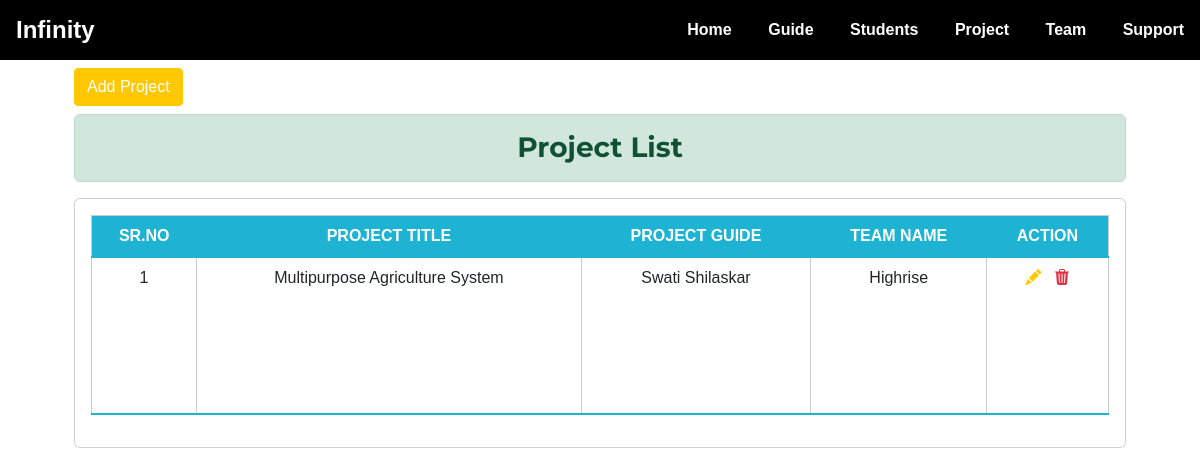
The app's page /project/ with its own data.
### project/models.py (models this page shows, shortened)
class Project(models.Model):
    project_title = models.CharField(max_length=300)
    project_desc = models.TextField(max_length=1000)
    project_guide = models.ForeignKey(Guide, on_delete=models.CASCADE)
    team_name = models.ForeignKey(Team, on_delete=models.CASCADE)

### guide/models.py (models this page shows)
class Guide(models.Model):
    guide_name = models.CharField(max_length=200)
    guide_department = models.CharField(
        max_length=200, choices=DEPARTMENT)
    guide_email = models.EmailField()
    guide_mobile = models.CharField(max_length=20)
    guide_specilization = models.CharField(
        max_length=50, choices=SPECIALIZATION)
    def __str__(self):
        return self.guide_name

### team/models.py (models this page shows)
class Team(models.Model):
    team_name = models.CharField(max_length=200)
    member1 = models.ForeignKey(
        Student, on_delete=models.CASCADE, related_name="member1")
    member2 = models.ForeignKey(
        Student, on_delete=models.CASCADE, related_name="member2", blank=True, null=True)
    member3 = models.ForeignKey(
        Student, on_delete=models.CASCADE, related_name="member3", blank=True, null=True)
    member4 = models.ForeignKey(
        Student, on_delete=models.CASCADE, related_name="member4", blank=True, null=True)
    team_leader = models.ForeignKey(
        Student, on_delete=models.CASCADE, related_name="leader")
    def __str__(self):
        return self.team_name

### project/views.py (the view)
# urls.py: path('', views.project_list, name="project_list"),
def project_list(request):
    projects = Project.objects.all()
    context = {'projects': projects}
    return render(request, 'project/project.html', context)

### project/templates/project/project.html (shortened to what this page needs)
{% extends 'home/base.html' %}
{% load static %}
{% block content %}
<div class="container">
    <div class="row m-2">
        <div class="col-md">
            <a href="{% url 'project:add_project' %}" class="btn btn-primary">Add Project</a>
        </div>
    </div>
    <div class="row m-2">
        <div class="col-md">
            <h3 class="alert alert-success text-center">Project List</h3>
            <div class="card card-body table-responsive">
                <table class="table">
                    <thead>
                        <tr>
                            <th>Sr.No</th>
                            <th>Project Title</th>
                            <th>Project Guide</th>
                            <th>Team Name </th>
                            <th>Action </th>
                        </tr>
                    </thead>
                    <tbody>
                        {% for project in projects %}
                        <tr>
                            <td>{{ forloop.counter }}</td>
                            <td>{{project.project_title}}</td>
                            <td>{{project.project_guide}}</td>
                            <td>{{project.team_name}} </td>
                            <td>
                                <a href="{% url 'project:update_project' project.id %}" class="edit me-2" title="Edit"
                                    data-toggle="tooltip"><i class="bi bi-pencil-fill"></i></a>
                                <a href="{% url 'project:delete_project' project.id %}" class="delete text-danger" title="Delete" data-toggle="tooltip"><i
                                        class="bi bi-trash3-fill"></i></a>
                            </td>
                        </tr>
                        {% endfor %}
                    </tbody>
                </table>
            </div>
        </div>
    </div>
</div>
{% endblock content %}

### home/static/css/styles.css (style rules this page uses)
:root { --bs-blue: #0d6efd; --bs-indigo: #6610f2; --bs-purple: #6f42c1; --bs-pink: #d63384; --bs-red: #dc3545; --bs-orange: #fd7e14; --bs-yellow: #ffc800; --bs-green: #198754; --bs-teal: #20c997; --bs-cyan: #0dcaf0; --bs-white: #fff; --bs-gray: #6c757d; --bs-gray-dark: #343a40; --bs-gray-100: #f8f9fa; --bs-gray-200: #e9ecef; --bs-gray-300: #dee2e6; --bs-gray-400: #ced4da; --bs-gray-500: #adb5bd; --bs-gray-600: #6c757d; --bs-gray-700: #495057; --bs-gray-800: #343a40; --bs-gray-900: #212529; --bs-primary: #ffc800; --bs-secondary: #6c757d; --bs-success: #198754; --bs-info: #0dcaf0; --bs-warning: #ffc800; --bs-danger: #dc3545; --bs-light: #f8f9fa; --bs-dark: #212529; --bs-primary-rgb: 255, 200, 0; --bs-secondary-rgb: 108, 117, 125; --bs-success-rgb: 25, 135, 84; --bs-info-rgb: 13, 202, 240; --bs-warning-rgb: 255, 200, 0; --bs-danger-rgb: 220, 53, 69; --bs-light-rgb: 248, 249, 250; --bs-dark-rgb: 33, 37, 41; --bs-white-rgb: 255, 255, 255; --bs-black-rgb: 0, 0, 0; --bs-body-color-rgb: 33, 37, 41; --bs-body-bg-rgb: 255, 255, 255; --bs-font-sans-serif: system-ui, -apple-system, "Segoe UI", Roboto, "Helvetica Neue", Arial, "Noto Sans", "Liberation Sans", sans-serif, "Apple Color Emoji", "Segoe UI Emoji", "Segoe UI Symbol", "Noto Color Emoji"; --bs-font-monospace: SFMono-Regular, Menlo, Monaco, Consolas, "Liberation Mono", "Courier New", monospace; --bs-gradient: linear-gradient( 180deg, rgba(255, 255, 255, 0.15), rgba(255, 255, 255, 0) ); --bs-body-font-family: Roboto Slab, -apple-system, BlinkMacSystemFont, Segoe UI, Roboto, Helvetica Neue, Arial, sans-serif, Apple Color Emoji, Segoe UI Emoji, Segoe UI Symbol, Noto Color Emoji; --bs-body-font-size: 1rem; --bs-body-font-weight: 400; --bs-body-line-height: 1.5; --bs-body-color: #212529; --bs-body-bg: #fff; }
@media (prefers-reduced-motion: no-preference) { :root { scroll-behavior: smooth; } }
body { margin: 0; font-family: var(--bs-body-font-family); font-size: var(--bs-body-font-size); font-weight: var(--bs-body-font-weight); line-height: var(--bs-body-line-height); color: var(--bs-body-color); text-align: var(--bs-body-text-align); background-color: var(--bs-body-bg); -webkit-text-size-adjust: 100%; -webkit-tap-highlight-color: transparent; }
.h1, .h2, .h3, .h4, .h5, .h6, h1, h2, h3, h4, h5, h6 { margin-top: 0; margin-bottom: 0.5rem; font-family: Montserrat, -apple-system, BlinkMacSystemFont, "Segoe UI", Roboto, "Helvetica Neue", Arial, sans-serif, "Apple Color Emoji", "Segoe UI Emoji", "Segoe UI Symbol", "Noto Color Emoji"; font-weight: 700; line-height: 1.2; }
.h3, h3 { font-size: calc(1.3rem + 0.6vw); }
@media (min-width: 1200px) { .h3, h3 { font-size: 1.75rem; } }
a { color: #ffc800; text-decoration: underline; }
.container, .container-fluid, .container-lg, .container-sm, .container-xl { width: 100%; padding-right: var(--bs-gutter-x, 0.75rem); padding-left: var(--bs-gutter-x, 0.75rem); margin-right: auto; margin-left: auto; }
@media (min-width: 576px) { .container, .container-sm { max-width: 540px; } }
@media (min-width: 768px) { .container, .container-sm { max-width: 720px; } }
@media (min-width: 992px) { .container, .container-lg, .container-sm { max-width: 960px; } }
@media (min-width: 1200px) { .container, .container-lg, .container-sm, .container-xl { max-width: 1140px; } }
.row { --bs-gutter-x: 1.5rem; --bs-gutter-y: 0; display: flex; flex-wrap: wrap; margin-top: calc(-1 * var(--bs-gutter-y)); margin-right: calc(-0.5 * var(--bs-gutter-x)); margin-left: calc(-0.5 * var(--bs-gutter-x)); }
.row > * { flex-shrink: 0; width: 100%; max-width: 100%; padding-right: calc(var(--bs-gutter-x) * 0.5); padding-left: calc(var(--bs-gutter-x) * 0.5); margin-top: var(--bs-gutter-y); }
.btn { display: inline-block; font-weight: 400; line-height: 1.5; color: #212529; text-align: center; text-decoration: none; vertical-align: middle; cursor: pointer; -webkit-user-select: none; -moz-user-select: none; -ms-user-select: none; user-select: none; background-color: transparent; border: 1px solid transparent; padding: 0.375rem 0.75rem; font-size: 1rem; border-radius: 0.25rem; transition: color 0.15s ease-in-out, background-color 0.15s ease-in-out, border-color 0.15s ease-in-out, box-shadow 0.15s ease-in-out; }
.btn-primary { color: #fff; background-color: #ffc800; border-color: #ffc800; }
.me-2 { margin-right: 0.5rem !important; }
.text-center { text-align: center !important; }
html { scroll-padding-top: 4.5rem; }
body { position: relative; overflow-x: hidden; }

### records on screen
Project: project_title "Multipurpose Agriculture System", project_guide "Swati Shilaskar", team_name "Highrise"
